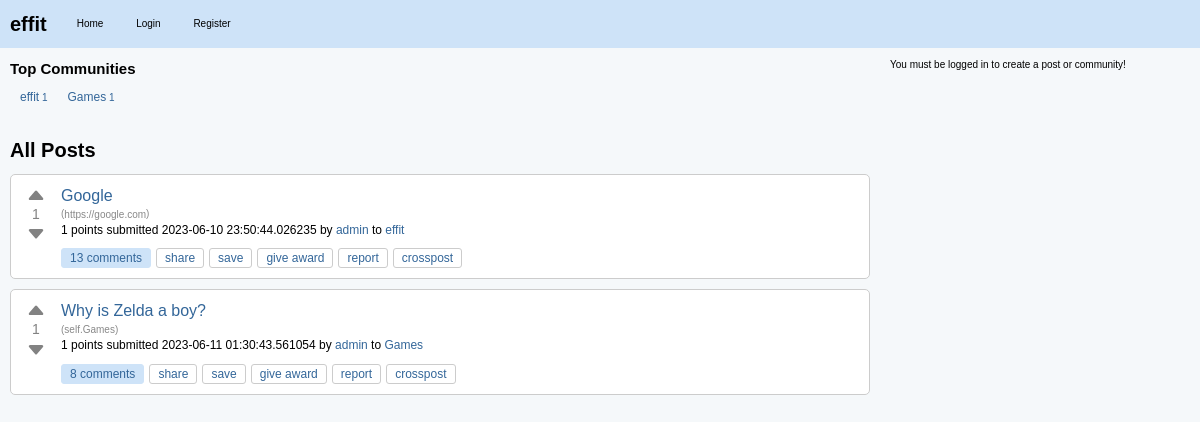
The page / on the database its author committed.
### effit.py (models this page shows)
class Community(db.Model):
    id = db.Column(db.Integer, primary_key=True)
    name = db.Column(db.String(80), unique=True, nullable=False)
    description = db.Column(db.String(200))
    creator_id = db.Column(db.Integer, db.ForeignKey("user.id"))
    creator = db.relationship(
        "User", backref=db.backref("created_communities", lazy=True)
    )
    posts = db.relationship("Post", backref="community", lazy=True)

class Post(db.Model):
    id = db.Column(db.Integer, primary_key=True)
    title = db.Column(db.String(120), nullable=False)
    content = db.Column(db.Text, nullable=False)
    user_id = db.Column(db.Integer, db.ForeignKey("user.id"), nullable=False)
    created_at = db.Column(db.DateTime, default=datetime.utcnow)
    community_id = db.Column(db.Integer, db.ForeignKey("community.id"), nullable=False)
    upvotes = db.Column(db.Integer, default=0)
    downvotes = db.Column(db.Integer, default=0)
    comments = db.relationship("Comment", backref="post", lazy=True)
    slug = db.Column(db.String(120), nullable=False)
    link = db.Column(db.String(500))
    is_link_post = db.Column(db.Boolean, default=False)
    @property
    def score(self):
        return self.upvotes - self.downvotes

class User(db.Model):
    id = db.Column(db.Integer, primary_key=True)
    username = db.Column(db.String(80), unique=True, nullable=False)
    password = db.Column(db.String(120), nullable=False)
    posts = db.relationship("Post", backref="author", lazy=True)
    communities = db.relationship(
        "Community",
        secondary=community_members,
        backref=db.backref("members", lazy="dynamic"),
    )

### effit.py (the view)
@app.route("/")
def index():
    posts = Post.query.all()
    top_communities = (
        Community.query.join(Community.posts)
        .with_entities(Community, func.count(Post.id).label("post_count"))
        .group_by(Community)
        .order_by(func.count(Post.id).desc())
        .limit(5)
        .all()
    )
    community = (
        Community.query.first()
    )  # or however you want to get a default community
    default_community_id = Community.query.filter_by(name="effit").first().id
    return render_template(
        "index.html",
        posts=posts,
        top_communities=top_communities,
        community=community,
        default_community_id=default_community_id,
    )

### templates/index.html (shortened to what this page needs)
{% extends "layout.html" %}
{% block content %}
<div class="top-communities">
    <h2>Top Communities</h2>
    <div class="community-list">
      {% for community, post_count in top_communities %}
        <div class="community">
          <a href="{{ url_for('community_posts', community_name=community.name) }}">
            <span class="community-name">{{ community.name }}</span>
            <span class="post-count">{{ post_count }}</span>
          </a>
        </div>
      {% endfor %}
    </div>
</div>
<div id="posts">
    <h2>All Posts</h2>
    {% for post in posts %}
    <div class="post-item" id="post-{{ post.id }}">
        <div class="post">
            <div class="vote">
                <button class="upvote" onclick="vote('{{ post.id }}', '{{ post.slug }}', '{{ post.community.name }}', 'upvote')">
                    <svg xmlns="http://www.w3.org/2000/svg" width="20" height="20" fill="currentColor" class="bi bi-caret-up-fill" viewBox="0 0 16 16">
                      <path d="M7.247 4.86l-4.796 5.481c-.646.74.037 1.659.877 1.659h9.392c.839 0 1.523-.92.877-1.659l-4.796-5.48a1 1 0 0 0-1.554 0z"/>
                    </svg>
                </button>
                <span class="score">{{ post.score }}</span>
                <button class="downvote" onclick="vote('{{ post.id }}', '{{ post.slug }}', '{{ post.community.name }}', 'downvote')">
                    <svg xmlns="http://www.w3.org/2000/svg" width="20" height="20" fill="currentColor" class="bi bi-caret-down-fill" viewBox="0 0 16 16">
                      <path d="M7.247 11.14l-4.796-5.481c-.646-.74.037-1.659.877-1.659h9.392c.839 0 1.523.92.877 1.659l-4.796 5.481a1 1 0 0 1-1.554 0z"/>
                    </svg>
                </button>
            </div>
            <div class="post-info">
                <h3>
                    {% if post.is_link_post %}
                    <a class="title may-blank loggedin" href="{{ post.link }}">{{ post.title }}</a>
                    {% else %}
                    <a class="title may-blank loggedin" href="/c/{{ community.name }}/p/{{ post.slug }}">{{ post.title }}</a>
                    {% endif %}
                    </h3>
                    {% if post.is_link_post %}
                    <span class="domain">(<a href="{{ post.link }}">{{ post.link }}</a>)</span>
                    {% else %}
                    <span class="domain">(<a href="{{ url_for('community_posts', community_name=post.community.name) }}">self.{{ post.community.name }}</a>)</span>
                    {% endif %}
                    <p class="tagline">
                    <span>{{ post.score }} points</span>
                    submitted <time datetime="{{ post.created_at.isoformat() }}">{{ post.created_at }}</time>
                    by <a href="{{ url_for('user_posts', username=post.author.username) }}" class="author may-blank id-t2_d2kpf">{{ post.author.username }}</a>
                    to <a href="{{ url_for('community_posts', community_name=post.community.name) }}" class="subrs hover may-blank">{{ post.community.name }}</a>
                </p>
                <ul class="flat-list buttons">
                    <li class="first">
                        <a href="{{ url_for('post_detail', community_name=post.community.name, post_slug=post.slug) }}" class="bylink comments may-blank" rel="nofollow">
                            {{ post.comments|length }} comments
                        </a>
                    </li>
                    <li class="share"><a class="post-sharing-button">share</a></li>
                    <li class="link-save-button save-button login-required"><a>save</a></li>
                    <li class="give-gold-button"><a href="#" class="give-gold login-required access-required gold-give-gold" rel="nofollow">give award</a></li>
                    <li class="report-button login-required"><a href="#" class="reportbtn access-required">report</a></li>
                    <li class="crosspost-button"><a class="post-crosspost-button">crosspost</a></li>
                </ul>
            </div>
        </div>
    </div>
    {% endfor %}
</div>
{% endblock %}

### static/styles.css (style rules this page uses)
body, ul, ol, li, p, h1, h2, h3, h4, h5, h6, form, fieldset, input, textarea, button { margin: 0; padding: 0; border: 0; }
body { background-color: #f5f8fa; color: #000000; font: normal x-small Arial, sans-serif; font-style: normal; font-variant-caps: normal; font-weight: normal; font-stretch: normal; font-size: x-small; line-height: normal; font-family: verdana, arial, helvetica, sans-serif; font-size-adjust: none; font-kerning: auto; font-optical-sizing: auto; font-variant-alternates: normal; font-variant-east-asian: normal; font-variant-ligatures: normal; font-variant-numeric: normal; font-variant-position: normal; font-language-override: normal; font-feature-settings: normal; font-variation-settings: normal; line-height: 1.4; }
.post, .comment { background-color: #ffffff; margin-bottom: 10px; padding: 10px; border: 1px solid #cccccc; font-size: medium; font-family: Arial,sans-serif; display: flex; align-items: start; border-radius: 5px; }
.post h3, .comment h3 { margin: 0; font-size: 16px; line-height: 1.4; }
.post h3 a, .comment h3 a { color: #336699; text-decoration: none; }
h1, h2, h3, h4, h5, h6 { color: #000000; }
a { color: #336699; text-decoration: none; }
#posts { margin-bottom: 20px; }
#posts h2 { font-size: 20px; margin-bottom: 10px; }
.post .title { font-size: medium; font-weight: normal; margin-bottom: 1px; margin-bottom: 5px; }
.domain { color: #888; display: inline; overflow: hidden; white-space: nowrap; text-overflow: ellipsis; vertical-align: middle; max-width: 19em; font-size: x-small; }
.domain a { color: #888; display: inline-block; overflow: hidden; white-space: nowrap; text-overflow: ellipsis; vertical-align: middle; max-width: 19em; text-decoration: none; }
.post p { margin-bottom: 10px; font-size: medium; font-family: Segoe,"PT Sans",Arial,sans-serif; }
.post .tagline { font-size: 12px; }
.flat-list.buttons { list-style: none; margin: 0; padding: 0; display: flex; align-items: center; }
.flat-list.buttons li { display: inline-block; margin-right: 5px; }
.flat-list.buttons li a { display: inline-block; padding: 3px 8px; font-size: 12px; line-height: 1; color: #336699; text-decoration: none; background-color: transparent; border: 1px solid #cccccc; border-radius: 3px; transition: background-color 0.2s ease; }
.flat-list.buttons .comments { padding: 3px 8px; background-color: #cee3f8; color: #336699; border: 1px solid #cee3f8; border-radius: 3px; }
.flat-list.buttons .save-button, .flat-list.buttons .give-gold-button, .flat-list.buttons .report-button, .flat-list.buttons .crosspost-button { background-color: #ffffff; }
.flat-list.buttons .login-required { cursor: pointer; }
.top-communities { margin-bottom: 20px; }
.community-list { display: flex; flex-wrap: nowrap; overflow-x: auto; -webkit-overflow-scrolling: touch; scrollbar-width: thin; scrollbar-color: var(--scrollbar-thumb) var(--scrollbar-track); }
.community { flex: 0 0 auto; padding: 10px; display: flex; flex-direction: column; align-items: center; text-align: center; }
.community-name { font-size: 12px; }
.vote { display: flex; flex-direction: column; align-items: center; justify-content: center; width: 30px; margin-right: 10px; }
.upvote, .downvote { height: 20px; border: none; background: none; color: #828282; cursor: pointer; font-size: 20px; line-height: 1; }
.score { font-size: 14px; color: #828282; }

### rows shown on the page
Community: name "effit", id "1"
Community: name "Games", creator "1"
Post: score "1", title "Google", link "https://google.com", created_at "2023-06-10 23:50:44.026235", author.username "admin", community.name "effit", comments|length "13"
Post: score "1", title "Why is Zelda a boy?", community.name "Games", created_at "2023-06-11 01:30:43.561054", author.username "admin", comments|length "8"
